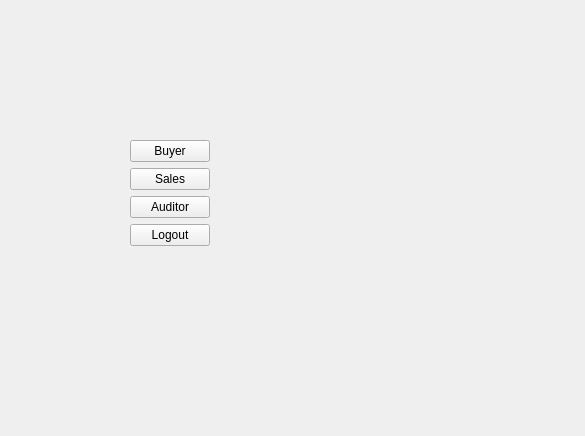
<?xml version="1.0" encoding="UTF-8"?>
<ui version="4.0">
 <class>Login</class>
 <widget class="QWidget" name="Login">
  <property name="geometry">
   <rect>
    <x>0</x>
    <y>0</y>
    <width>585</width>
    <height>436</height>
   </rect>
  </property>
  <property name="windowTitle">
   <string>Form</string>
  </property>
  <widget class="QWidget" name="formLayoutWidget">
   <property name="geometry">
    <rect>
     <x>130</x>
     <y>140</y>
     <width>241</width>
     <height>181</height>
    </rect>
   </property>
   <layout class="QFormLayout" name="formLayout">
    <item row="0" column="0">
     <widget class="QPushButton" name="pbn_buyer">
      <property name="text">
       <string>Buyer</string>
      </property>
     </widget>
    </item>
    <item row="1" column="0">
     <widget class="QPushButton" name="pbn_sales">
      <property name="text">
       <string>Sales</string>
      </property>
     </widget>
    </item>
    <item row="2" column="0">
     <widget class="QPushButton" name="pbn_auditor">
      <property name="text">
       <string>Auditor</string>
      </property>
     </widget>
    </item>
    <item row="3" column="0">
     <widget class="QPushButton" name="pbn_logout">
      <property name="text">
       <string>Logout</string>
      </property>
     </widget>
    </item>
   </layout>
  </widget>
 </widget>
 <resources/>
 <connections/>
</ui>
